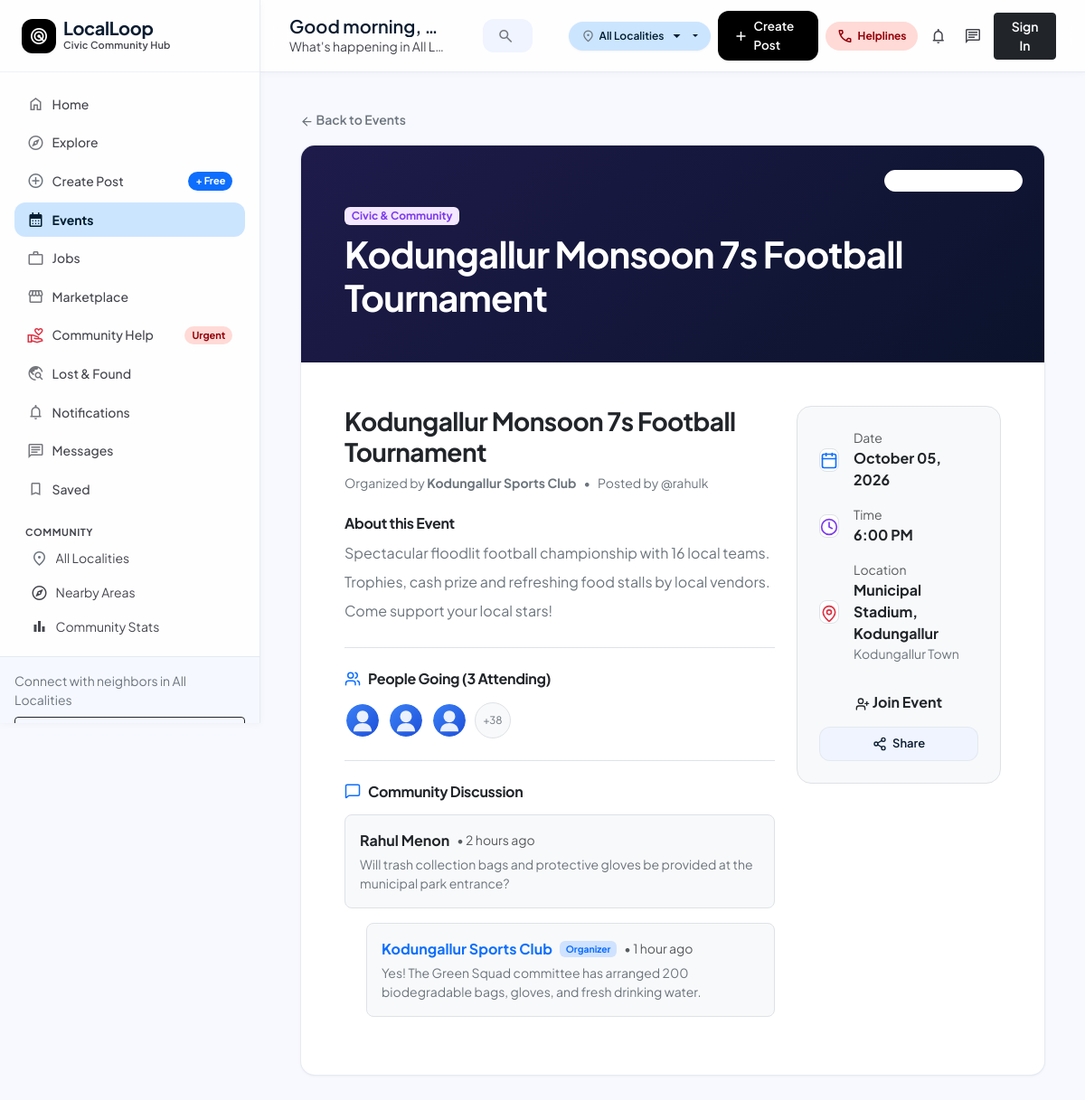
The app's page /event.php?id=1 with its own data.
### tables this page shows
CREATE TABLE IF NOT EXISTS `events` (
    `id` INT AUTO_INCREMENT PRIMARY KEY,
    `user_id` INT NOT NULL,
    `area_id` INT NOT NULL,
    `title` VARCHAR(200) NOT NULL,
    `description` LONGTEXT NOT NULL,
    `event_date` DATE NOT NULL,
    `event_time` TIME NOT NULL,
    `venue` VARCHAR(255) NOT NULL,
    `organizer` VARCHAR(150) NOT NULL,
    `image` VARCHAR(255) DEFAULT NULL,
    `status` ENUM('upcoming', 'completed', 'cancelled') DEFAULT 'upcoming',
    `created_at` TIMESTAMP DEFAULT CURRENT_TIMESTAMP,
    FOREIGN KEY (`user_id`) REFERENCES `users`(`id`) ON DELETE CASCADE,
    FOREIGN KEY (`area_id`) REFERENCES `areas`(`id`) ON DELETE CASCADE
);

CREATE TABLE IF NOT EXISTS `users` (
    `id` INT AUTO_INCREMENT PRIMARY KEY,
    `name` VARCHAR(100) NOT NULL,
    `username` VARCHAR(50) NOT NULL UNIQUE,
    `email` VARCHAR(150) NOT NULL UNIQUE,
    `phone` VARCHAR(20) DEFAULT NULL,
    `password_hash` VARCHAR(255) NOT NULL,
    `area_id` INT DEFAULT NULL,
    `profile_photo` VARCHAR(255) DEFAULT 'default-avatar.png',
    `bio` TEXT DEFAULT NULL,
    `role` ENUM('user', 'business', 'admin') NOT NULL DEFAULT 'user',
    `status` ENUM('active', 'warned', 'suspended') NOT NULL DEFAULT 'active',
    `reputation_points` INT NOT NULL DEFAULT 50,
    `created_at` TIMESTAMP DEFAULT CURRENT_TIMESTAMP,
    `updated_at` TIMESTAMP DEFAULT CURRENT_TIMESTAMP ON UPDATE CURRENT_TIMESTAMP,
    FOREIGN KEY (`area_id`) REFERENCES `areas`(`id`) ON DELETE SET NULL
);

CREATE TABLE IF NOT EXISTS `event_participants` (
    `id` INT AUTO_INCREMENT PRIMARY KEY,
    `event_id` INT NOT NULL,
    `user_id` INT NOT NULL,
    `status` ENUM('interested', 'going') DEFAULT 'interested',
    `created_at` TIMESTAMP DEFAULT CURRENT_TIMESTAMP,
    UNIQUE KEY `event_user_unique` (`event_id`, `user_id`),
    FOREIGN KEY (`event_id`) REFERENCES `events`(`id`) ON DELETE CASCADE,
    FOREIGN KEY (`user_id`) REFERENCES `users`(`id`) ON DELETE CASCADE
);

CREATE TABLE IF NOT EXISTS `areas` (
    `id` INT AUTO_INCREMENT PRIMARY KEY,
    `name` VARCHAR(100) NOT NULL,
    `district` VARCHAR(100) NOT NULL,
    `state` VARCHAR(100) NOT NULL DEFAULT 'Kerala',
    `pincode` VARCHAR(20) NOT NULL,
    `status` ENUM('active', 'inactive') NOT NULL DEFAULT 'active',
    `created_at` TIMESTAMP DEFAULT CURRENT_TIMESTAMP
);

### includes/functions.php (called while the page is built, shortened)
<?php
function get_avatar_url($photoName) {
    $fullPath = UPLOAD_DIR . '/profiles/' . $photoName;
    return BASE_URL . '/assets/images/default-avatar.svg';
}

### event.php (the view, shortened to what this page needs)
<?php
require_once __DIR__ . '/includes/functions.php';
$eventId = (int)($_GET['id'] ?? 0);
$stmt = $pdo->prepare("SELECT e.*, a.name as area_name, u.name as creator_name, u.username as creator_username, u.profile_photo as creator_avatar
                       FROM events e
                       JOIN areas a ON e.area_id = a.id
                       JOIN users u ON e.user_id = u.id
                       WHERE e.id = ?");
$stmt->execute([$eventId]);
$event = $stmt->fetch();
$userRSVP = false;
$partStmt = $pdo->prepare("SELECT ep.*, u.name, u.username, u.profile_photo
                          FROM event_participants ep
                          JOIN users u ON ep.user_id = u.id
                          WHERE ep.event_id = ?
                          ORDER BY ep.created_at ASC");
$partStmt->execute([$eventId]);
$participants = $partStmt->fetchAll();
$attendeesCount = count($participants) ?: 42;
require_once __DIR__ . '/includes/header.php';
?>
<div class="container py-3" style="max-width: 980px;">
    <div class="mb-3">
        <a href="<?= BASE_URL ?>/events.php" class="text-secondary small fw-semibold text-decoration-none">
            <i data-lucide="arrow-left" style="width: 15px; height: 15px;"></i> Back to Events
        </a>
    </div>
    <div class="card card-solid overflow-hidden mb-4 p-0">
        <?php if (!empty($event['image'])): ?>
            <img src="<?= BASE_URL ?>/uploads/events/<?= htmlspecialchars($event['image']) ?>" alt="<?= htmlspecialchars($event['title']) ?>" class="w-100" style="max-height: 400px; object-fit: cover;">
        <?php else: ?>
            <div class="w-100 p-5 text-white position-relative" style="background: linear-gradient(135deg, #1e1b4b 0%, #0b132b 100%); min-height: 240px; display: flex; align-items: flex-end;">
                <div class="position-absolute top-0 end-0 p-4">
                    <span class="badge bg-white bg-opacity-15 text-white px-3 py-1.5 rounded-pill border border-white border-opacity-20">
                        <i data-lucide="calendar" class="me-1" style="width: 14px; height: 14px;"></i> Hyperlocal Event
                    </span>
                </div>
                <div>
                    <span class="badge bg-purple-subtle text-purple mb-2" style="color: #c4b5fd;">Civic & Community</span>
                    <h2 class="display-6 fw-bold mb-0 text-white"><?= htmlspecialchars($event['title']) ?></h2>
                </div>
            </div>
        <?php endif; ?>
        <div class="p-4 p-md-5">
            <div class="row g-4">
                <div class="col-lg-8">
                    <h3 class="fw-bold text-dark mb-2"><?= htmlspecialchars($event['title']) ?></h3>
                    <div class="d-flex align-items-center gap-2 mb-4 text-secondary small">
                        <span>Organized by <strong><?= htmlspecialchars($event['organizer']) ?></strong></span>
                        <span>&bull;</span>
                        <span>Posted by @<?= htmlspecialchars($event['creator_username']) ?></span>
                    </div>
                    <h6 class="fw-bold text-dark mb-2">About this Event</h6>
                    <p class="text-secondary lh-lg mb-4">
                        <?= nl2br(htmlspecialchars($event['description'])) ?>
                    </p>
                    <div class="pt-4 border-top">
                        <h6 class="fw-bold text-dark mb-3 d-flex align-items-center gap-2">
                            <i data-lucide="users" class="text-primary" style="width: 18px; height: 18px;"></i>
                            <span>People Going (<?= $attendeesCount ?> Attending)</span>
                        </h6>
                        <div class="d-flex align-items-center gap-2 flex-wrap mb-2">
                            <?php foreach ($participants as $p): ?>
                                <a href="<?= BASE_URL ?>/profile.php?user=<?= $p['username'] ?>" title="<?= htmlspecialchars($p['name']) ?>">
                                    <img src="<?= get_avatar_url($p['profile_photo']) ?>" width="40" height="40" class="rounded-circle border border-2 border-white shadow-subtle" style="object-fit: cover;">
                                </a>
                            <?php endforeach; ?>
                            <?php if (count($participants) < 5): ?>
                                <span class="p-2 rounded-circle bg-light border text-secondary small" style="width: 40px; height: 40px; display: inline-flex; align-items: center; justify-content: center; font-size: 0.72rem;">+38</span>
                            <?php endif; ?>
                        </div>
                    </div>
                    <div class="pt-4 border-top mt-4" id="discussion">
                        <h6 class="fw-bold text-dark mb-3 d-flex align-items-center gap-2">
                            <i data-lucide="message-square" class="text-primary" style="width: 18px; height: 18px;"></i>
                            <span>Community Discussion</span>
                        </h6>
                        <div class="p-3 rounded-3 bg-light border mb-3">
                            <div class="d-flex align-items-center gap-2 mb-1">
                                <strong>Rahul Menon</strong>
                                <span class="text-muted small">&bull; 2 hours ago</span>
                            </div>
                            <p class="text-secondary small mb-0">Will trash collection bags and protective gloves be provided at the municipal park entrance?</p>
                        </div>
                        <div class="p-3 rounded-3 bg-light border mb-3 ms-4">
                            <div class="d-flex align-items-center gap-2 mb-1">
                                <strong class="text-primary"><?= htmlspecialchars($event['organizer']) ?></strong>
                                <span class="badge bg-primary-subtle text-primary small" style="font-size: 0.65rem;">Organizer</span>
                                <span class="text-muted small">&bull; 1 hour ago</span>
                            </div>
                            <p class="text-secondary small mb-0">Yes! The Green Squad committee has arranged 200 biodegradable bags, gloves, and fresh drinking water.</p>
                        </div>
                    </div>
                </div>
                <div class="col-lg-4">
                    <div class="card p-4 border bg-light rounded-4">
                        <div class="d-flex flex-column gap-3 mb-4">
                            <div class="d-flex align-items-center gap-3">
                                <div class="p-2.5 rounded-3 bg-white border text-primary">
                                    <i data-lucide="calendar" style="width: 20px; height: 20px;"></i>
                                </div>
                                <div>
                                    <div class="text-muted small">Date</div>
                                    <div class="fw-bold text-dark"><?= date('F d, Y', strtotime($event['event_date'])) ?></div>
                                </div>
                            </div>
                            <div class="d-flex align-items-center gap-3">
                                <div class="p-2.5 rounded-3 bg-white border text-purple" style="color: #7c3aed;">
                                    <i data-lucide="clock" style="width: 20px; height: 20px;"></i>
                                </div>
                                <div>
                                    <div class="text-muted small">Time</div>
                                    <div class="fw-bold text-dark"><?= date('g:i A', strtotime($event['event_time'])) ?></div>
                                </div>
                            </div>
                            <div class="d-flex align-items-center gap-3">
                                <div class="p-2.5 rounded-3 bg-white border text-danger">
                                    <i data-lucide="map-pin" style="width: 20px; height: 20px;"></i>
                                </div>
                                <div>
                                    <div class="text-muted small">Location</div>
                                    <div class="fw-bold text-dark"><?= htmlspecialchars($event['venue']) ?></div>
                                    <div class="text-secondary small"><?= htmlspecialchars($event['area_name']) ?></div>
                                </div>
                            </div>
                        </div>
                        <?php if ($userRSVP): ?>
                            <a href="?id=<?= $eventId ?>&rsvp=leave" class="btn btn-outline-danger w-100 py-2.5 mb-2 rounded-pill fw-semibold">
                                <i data-lucide="check" style="width: 16px; height: 16px;"></i> You are Attending (Leave)
                            </a>
                        <?php else: ?>
                            <a href="?id=<?= $eventId ?>&rsvp=join" class="btn btn-blue-accent w-100 py-2.5 mb-2 justify-content-center fw-bold">
                                <i data-lucide="user-plus" style="width: 16px; height: 16px;"></i> Join Event
                            </a>
                        <?php endif; ?>
                        <button type="button" class="btn btn-outline-custom w-100 justify-content-center py-2" onclick="navigator.clipboard.writeText(window.location.href); showToast('Event link copied to clipboard!');">
                            <i data-lucide="share-2" style="width: 16px; height: 16px;"></i> Share
                        </button>
                    </div>
                </div>
            </div>
        </div>
    </div>
</div>
<?php require_once __DIR__ . '/includes/footer.php'; ?>

### assets/css/style.css (style rules this page uses)
:root { --surface: #f8f9ff; --surface-dim: #cbdbf5; --surface-bright: #f8f9ff; --surface-container-lowest: #ffffff; --surface-container-low: #eff4ff; --surface-container: #e5eeff; --surface-container-high: #dce9ff; --surface-container-highest: #d3e4fe; --surface-tint: #565e74; --on-surface: #0b1c30; --on-surface-variant: #45464d; --inverse-surface: #213145; --inverse-on-surface: #eaf1ff; --outline: #76777d; --outline-variant: #c6c6cd; --border-hairline: rgba(226, 232, 240, 0.85); --primary: #000000; --on-primary: #ffffff; --primary-container: #131b2e; --on-primary-container: #7c839b; --primary-fixed: #dae2fd; --primary-fixed-dim: #bec6e0; --on-primary-fixed: #131b2e; --on-primary-fixed-variant: #3f465c; --secondary: #006398; --on-secondary: #ffffff; --secondary-container: #5bb8fe; --on-secondary-container: #00476e; --secondary-fixed: #cce5ff; --secondary-fixed-dim: #93ccff; --on-secondary-fixed: #001d31; --on-secondary-fixed-variant: #004b73; --tertiary: #000000; --tertiary-container: #001e2c; --tertiary-fixed: #c4e7ff; --tertiary-fixed-dim: #7bd0ff; --on-tertiary-fixed: #001e2c; --on-tertiary-fixed-variant: #004c69; --error: #ba1a1a; --on-error: #ffffff; --error-container: #ffdad6; --on-error-container: #93000a; --success: #059669; --success-container: #ecfdf5; --on-success-container: #065f46; --warning: #d97706; --warning-container: #fffbeb; --on-warning-container: #92400e; --brand-primary: #006398; --brand-blue: #006398; --brand-blue-hover: #00476e; --text-primary: #0b1c30; --text-secondary: #45464d; --text-muted: #76777d; --surface-bg: #f8f9ff; --surface-card: #ffffff; --surface-border: #e2e8f0; --surface-glass: rgba(255, 255, 255, 0.85); --surface-glass-border: rgba(226, 232, 240, 0.8); --space-xs: 0.25rem; --space-sm: 0.5rem; --space-md: 1rem; --space-lg: 1.5rem; --space-xl: 2rem; --gutter: 1.5rem; --gutter-sm: 1rem; --gutter-lg: 2rem; --radius-sm: 0.5rem; --radius-md: 0.75rem; --radius-lg: 1rem; --radius-xl: 1.25rem; --radius-full: 9999px; --radius-modal: 20px; --shadow-1: 0 1px 3px 0 rgba(15, 23, 42, 0.04), 0 1px 2px -1px rgba(15, 23, 42, 0.04); --shadow-2: 0 4px 6px -1px rgba(15, 23, 42, 0.05), 0 2px 4px -2px rgba(15, 23, 42, 0.05); --shadow-3: 0 20px 25px -5px rgba(15, 23, 42, 0.08), 0 8px 10px -6px rgba(15, 23, 42, 0.04); --shadow-glass: 0 1px 8px rgba(0, 0, 0, 0.04); --shadow-card: var(--shadow-1); --shadow-hover: var(--shadow-2); --shadow-subtle: var(--shadow-1); --sidebar-width: 288px; --topbar-height: 80px; --transition-fast: all 0.18s cubic-bezier(0.4, 0, 0.2, 1); --transition-smooth: all 0.26s cubic-bezier(0.16, 1, 0.3, 1); }
*, *::before, *::after { box-sizing: border-box; margin: 0; padding: 0; }
html, body { margin: 0; padding: 0; background-color: var(--surface); color: var(--on-surface); font-family: 'Plus Jakarta Sans', -apple-system, BlinkMacSystemFont, "Segoe UI", Roboto, sans-serif; font-size: 1rem; line-height: 1.5; -webkit-font-smoothing: antialiased; -moz-osx-font-smoothing: grayscale; min-height: 100vh; }
h1, h2, h3, h4, h5, h6, .brand-font { font-family: 'Plus Jakarta Sans', sans-serif; color: var(--on-surface); letter-spacing: -0.02em; font-weight: 700; }
a { color: var(--secondary); text-decoration: none; transition: var(--transition-fast); }
.card-solid { background: var(--surface-container-lowest); border: 1px solid var(--border-hairline); border-radius: var(--radius-lg); box-shadow: var(--shadow-1); transition: var(--transition-fast); }
.btn-outline-custom { background: var(--surface-container-low); color: var(--on-surface) !important; border: 1px solid var(--border-hairline); border-radius: var(--radius-md); padding: 0.45rem 1rem; font-weight: 600; font-size: 0.8125rem; display: inline-flex; align-items: center; gap: 0.4rem; transition: var(--transition-fast); text-decoration: none; }
.bg-purple-subtle { background-color: #f3e8ff !important; }
.text-purple { color: #7c3aed !important; }

### records on screen
events: title "Kodungallur Monsoon 7s Football Tournament", organizer "Kodungallur Sports Club", user.username "rahulk", description "Spectacular floodlit football championship with 16 local teams. Trophies, cash prize and refreshing food stalls by local vendors. Come support your local stars!", event_date "October 05, 2026", event_time "6:00 PM", venue "Municipal Stadium, Kodungallur", area.name "Kodungallur Town"

### other values on screen
$currentAreaName "All Localities"
$timeGreeting "Good morning"
$currentAreaName "All L…"
$attendeesCount "3"
